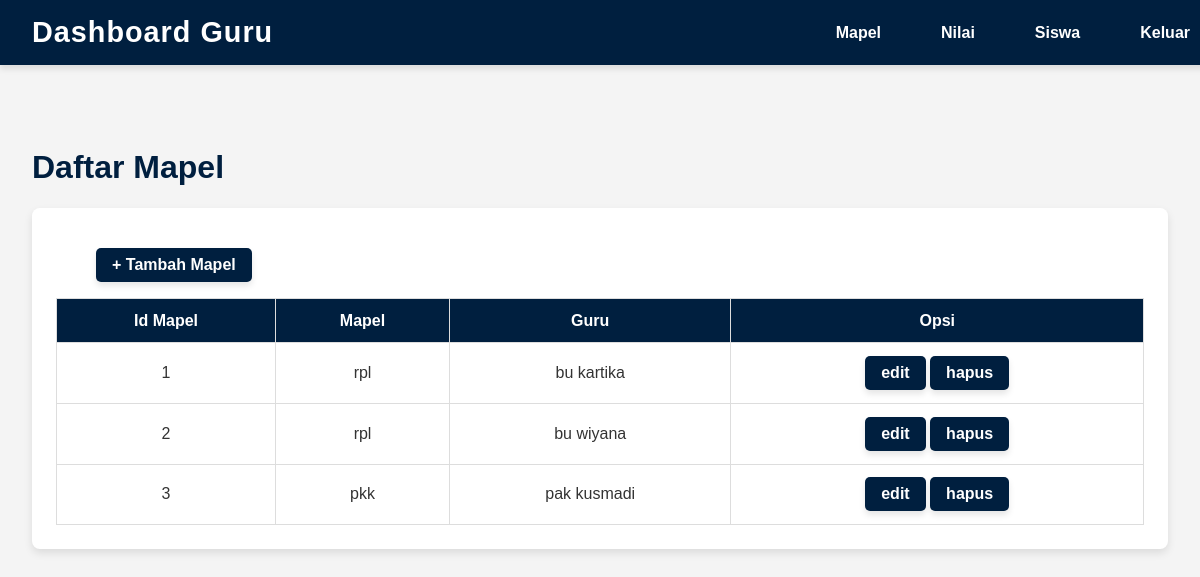
Screenshot of /mapel.php with the database file from the repository.
### tables this page shows
CREATE TABLE `mapel` (
  `id_mapel` int(11) NOT NULL,
  `nama_mapel` varchar(255) NOT NULL,
  `nama_guru` varchar(255) NOT NULL
);

### mapel.php (the view, shortened to what this page needs)
<!DOCTYPE html>
<html lang="id">
<head>
</head>
<body>
    <header>
        <h1>Dashboard Guru</h1>
        <nav>
        <ul>
        <li><a href="mapel.php">Mapel</a></li>
                <li><a href="nilai.php">Nilai</a></li>
                <li><a href="siswa.php">Siswa</a></li>
                <li><a href="login.php">Keluar</a></li>
            </ul>
        </nav>
    </header>
    <main>
        <h1>Daftar Mapel</h1>
        <div class="data">
            <table>
                <ul>
                    <li> <a href="tambah_mapel.php">+ Tambah Mapel</a> </li>
                </ul>
                <tr>
                    <th>Id Mapel</th>
                    <th>Mapel</th>
                    <th>Guru</th>
                    <th>Opsi</th>
                </tr>
                <?php
                include 'koneksi.php';
                $siakad = mysqli_query($conn, "SELECT * FROM mapel");
                while ($d = mysqli_fetch_array($siakad)) {
                    ?>
                    <tr>
                        <td><?php echo $d['id_mapel']; ?></td>
                        <td><?php echo $d['nama_mapel']; ?></td>
                        <td><?php echo $d['nama_guru']; ?></td>
                        <td>
                            <a href="edit_mapel.php?id=<?php echo $d['id_mapel']; ?>">edit</a>
                            <a href="hapus_mapel.php?id=<?php echo $d['id_mapel']; ?>" onclick="return confirm('Apakah yakin ingin menghapus data mapel?')">hapus</a>
                        </td>
                    </tr>
                    <?php
                }
                ?>
            </table>
        </div>
    </main>
</body>
</html>

### mapel.php (style rules this page uses)
body { font-family: Arial, sans-serif; margin: 0; padding: 0; background-color: #f4f4f4; color: #333; animation: fadeIn 1s ease-in-out; opacity: 1; transition: opacity 0.5s ease-in-out; }
header { position: fixed; top: 0; left: 0; width: 98%; z-index: 1000; background-color: #001f3f; color: white; padding: 1rem 2rem; display: flex; justify-content: space-between; align-items: center; box-shadow: 0 4px 6px rgba(0, 0, 0, 0.1); animation: slideDown 1.2s ease-out; transition: transform 0.7s ease-in-out; }
header h1 { margin: 0; font-size: 1.8rem; letter-spacing: 1px; }
header nav ul { list-style: none; margin: 0; padding: 0; display: flex; gap: 1.5rem; }
header nav ul li a { color: white; text-decoration: none; font-weight: bold; font-size: 1rem; padding: 0.5rem 1rem; border: 2px solid transparent; border-radius: 5px; transition: all 0.3s ease-in-out; }
main { padding: 8rem 2rem 2rem; transition: transform 0.7s ease-in-out, opacity 0.7s ease-in-out; }
main h1 { color: #001f3f; animation: fadeInUp 1.5s ease-in-out; }
.data { background-color: #ffffff; padding: 1.5rem; border-radius: 8px; box-shadow: 0 4px 8px rgba(0, 0, 0, 0.1); animation: fadeInUp 1.5s ease-in-out; animation-delay: 1s; animation-fill-mode: both; }
.data table { width: 100%; border-collapse: collapse; margin-top: 1rem; }
.data table th, .data table td { padding: 0.8rem; text-align: center; border: 1px solid #ddd; }
.data table th { background-color: #001f3f; color: white; font-size: 1rem; animation: slideInFromSides 1.5s ease-out; animation-delay: 2s; animation-fill-mode: both; }
.data table tr { animation: alternateRow 1.2s ease-out; animation-fill-mode: both; }
.data table tr:nth-child(odd) { animation-name: slideInFromRight; animation-delay: 2.3s; }
.data table tr:nth-child(even) { animation-name: slideInFromLeft; animation-delay: 2.5s; }
.data ul li { list-style: none; }
.data a { display: inline-block; text-decoration: none; color: white; background-color: #001f3f; padding: 0.5rem 1rem; border-radius: 5px; font-weight: bold; transition: all 0.3s ease-in-out; box-shadow: 0 4px 6px rgba(0, 0, 0, 0.1); }

### rows the page displays
mapel: id_mapel "1", nama_mapel "rpl", nama_guru "bu kartika"
mapel: id_mapel "2", nama_mapel "rpl", nama_guru "bu wiyana"
mapel: id_mapel "3", nama_mapel "pkk", nama_guru "pak kusmadi"
